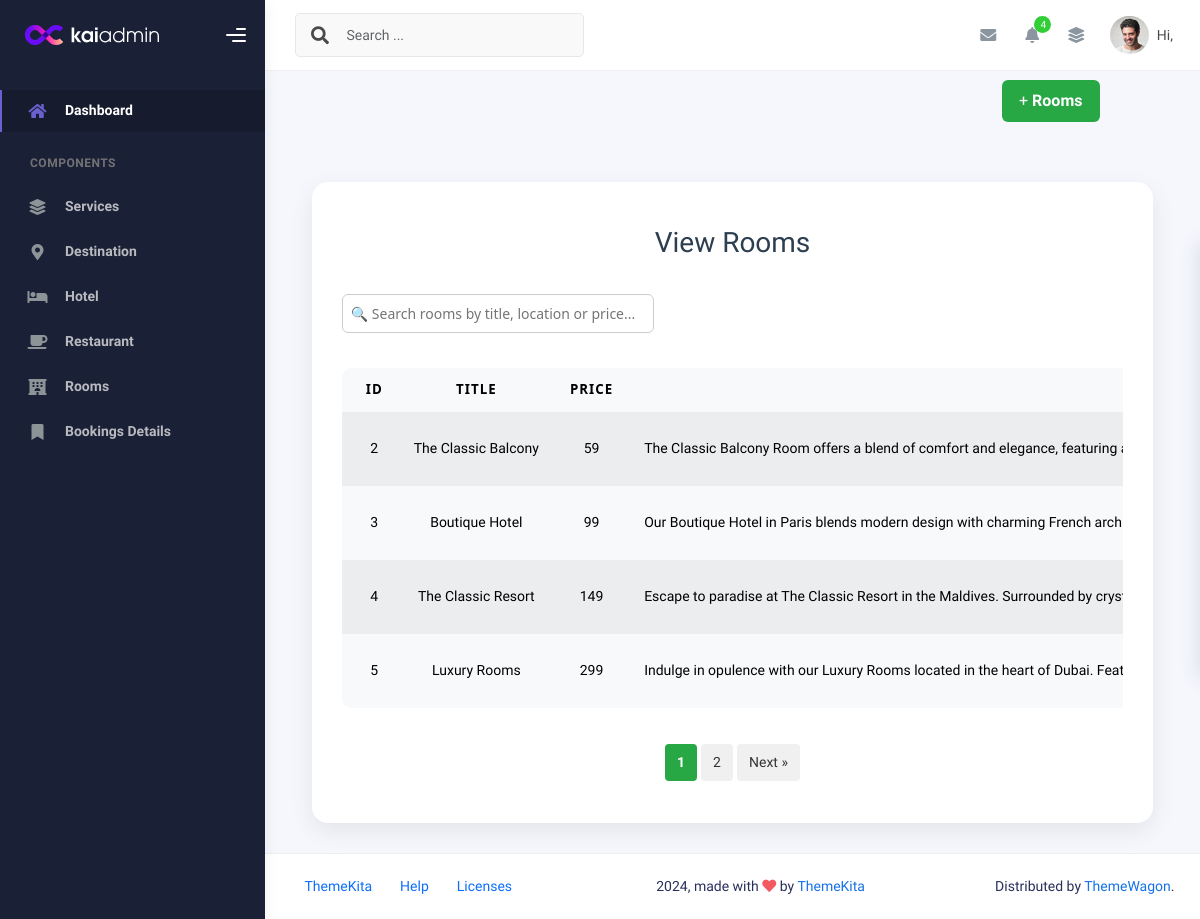
The page /admin/viewRoom.php on the database its author committed.
### tables this page shows
CREATE TABLE `room` (
  `id` int(11) NOT NULL,
  `title` text NOT NULL,
  `price` int(11) NOT NULL,
  `description` text NOT NULL,
  `location` text NOT NULL,
  `image` text NOT NULL
);

### admin/viewRoom.php (the view, shortened to what this page needs)
<?php
include("../db.php");
include("header.php");
$limit = 4;
$page = isset($_GET['page']) && is_numeric($_GET['page']) ? intval($_GET['page']) : 1;
$offset = ($page - 1) * $limit;
$total_query = "SELECT COUNT(*) AS total FROM room";
$total_result = mysqli_query($conn, $total_query);
$total_row = mysqli_fetch_assoc($total_result);
$total_records = $total_row['total'];
$total_pages = ceil($total_records / $limit);
$select = "SELECT * FROM room LIMIT $limit OFFSET $offset";
$res = mysqli_query($conn, $select);
?>
<!DOCTYPE html>
<html lang="en">
<head>
    <link rel="stylesheet" href="view-style.css">
    <link rel="stylesheet" href="assets/css/ionicons.min.css">
    <link rel="stylesheet" href="assets/css/flaticon.css">
    <link rel="stylesheet" href="../css/aos.css">
    <link rel="stylesheet" href="../css/ionicons.min.css">
    <link rel="stylesheet" href="../css/flaticon.css">
    <link rel="stylesheet" href="../css/icomoon.css">
</head>
<body>
    <div class="container-fluid">
        <div class="button-container">
            <a href="addRoom.php" class="btn btn-add">+ <b>Rooms</b></a>
        </div>
    </div>
    <div class="container d-flex justify-content-center">
        <div class="admin-panel">
            <h2>View Rooms</h2>
            <input type="text" id="search-box" placeholder="🔍 Search rooms by title, location or price..." />
            <div class="table-responsive" id="room-table">
                <table class="table table-light table-hover table-striped">
                    <thead>
                        <tr>
                            <th>Id</th>
                            <th>Title</th>
                            <th>Price</th>
                            <th>Description</th>
                        </tr>
                    </thead>
                    <tbody>
                        <?php while ($row = mysqli_fetch_assoc($res)) { ?>
                            <tr>
                                <td><?php echo $row['id']; ?></td>
                                <td><?php echo $row['title']; ?></td>
                                <td><?php echo $row['price']; ?></td>
                                <td style="text-align:left"><?php echo $row['description']; ?></td>
                            </tr>
                        <?php } ?>
                    </tbody>
                </table>
            </div>
            <div class="pagination" id="pagination">
                <?php for ($i = 1; $i <= $total_pages; $i++): ?>
                    <a href="?page=<?php echo $i; ?>" class="<?php if ($i == $page) echo 'active'; ?>">
                        <?php echo $i; ?>
                    </a>
                <?php endfor; ?>
                <?php if ($page < $total_pages): ?>
                    <a href="?page=<?php echo $page + 1; ?>">Next &raquo;</a>
                <?php endif; ?>
            </div>
        </div>
    </div>
</body>
</html>
<?php include("footer.php"); ?>

### admin/view-style.css (style rules this page uses)
.admin-panel { width: 90%; max-width: 1200px; background-color: #fff; padding: 40px 30px; border-radius: 16px; box-shadow: 0 8px 24px rgba(0, 0, 0, 0.08); margin: 30px auto; transition: all 0.3s ease-in-out; font-family: 'Segoe UI', sans-serif; }
.admin-panel h2 { text-align: center; font-size: 28px; color: #2c3e50; margin-bottom: 30px; }
.table-responsive { overflow-x: auto; margin-top: 20px; }
table { width: 100%; min-width: 800px; border-collapse: collapse; background-color: #f9f9f9; border-radius: 10px; overflow: hidden; }
table th, table td { padding: 16px 12px; text-align: center; font-size: 15px; border-bottom: 1px solid #eee; white-space: nowrap; }
table th { background-color: #f1f3f5; color: #2d3436; font-weight: 600; }
.button-container { display: flex; justify-content: flex-end; margin: 80px 90px 30px 0; }
.btn-add { background-color: #28a745; color: #fff; padding: 12px 20px; border-radius: 8px; text-decoration: none; font-weight: 600; font-size: 16px; transition: background-color 0.3s ease, transform 0.2s ease; }
.btn { padding: 8px 16px; border-radius: 6px; text-decoration: none; color: white; font-weight: 500; display: inline-block; transition: all 0.3s ease; }
.pagination { text-align: center; margin-top: 20px; display: flex; justify-content: center; }
.pagination a { display: inline-block; padding: 8px 12px; margin: 2px; background-color: #f0f0f0; color: #333; text-decoration: none; border-radius: 4px; }
.pagination a.active { font-weight: bold; text-decoration: underline; background-color: #28a745; color: #fff; }

### admin/viewRoom.php (style rules this page uses)
#search-box { width: 40%; padding: 8px; margin-bottom: 15px; border-radius: 6px; border: 1px solid #ccc; }

### rows shown on the page
room: id "2", title "The Classic Balcony", price "59", description "The Classic Balcony Room offers a blend of comfort and elegance, featuring…"
room: id "3", title "Boutique Hotel", price "99", description "Our Boutique Hotel in Paris blends modern design with charming French…"
room: id "4", title "The Classic Resort", price "149", description "Escape to paradise at The Classic Resort in the Maldives. Surrounded by…"
room: id "5", title "Luxury Rooms", price "299", description "Indulge in opulence with our Luxury Rooms located in the heart of Dubai.…"
